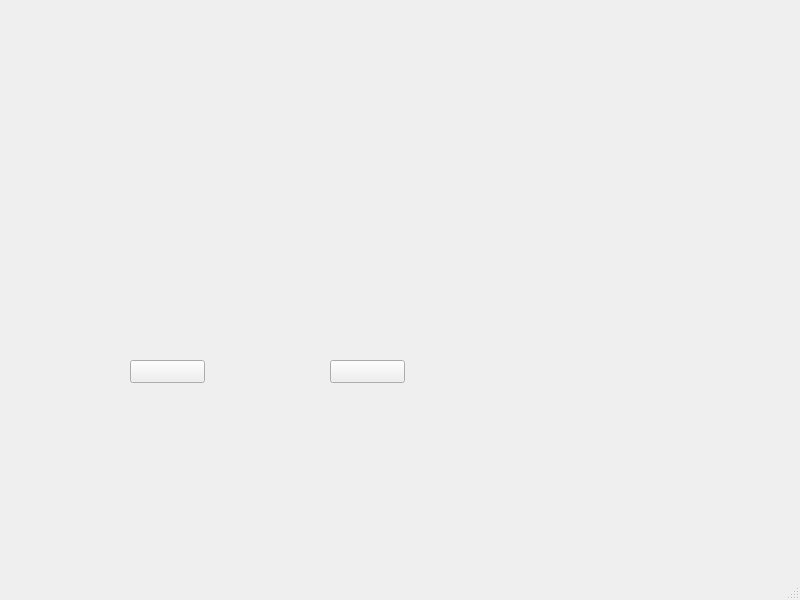
<?xml version="1.0" encoding="UTF-8"?>
<ui version="4.0">
 <class>MainWindow</class>
 <widget class="QMainWindow" name="MainWindow">
  <property name="geometry">
   <rect>
    <x>0</x>
    <y>0</y>
    <width>800</width>
    <height>600</height>
   </rect>
  </property>
  <property name="windowTitle">
   <string>MainWindow</string>
  </property>
  <widget class="QWidget" name="centralwidget">
   <widget class="QPushButton" name="ButtonDraw">
    <property name="geometry">
     <rect>
      <x>130</x>
      <y>360</y>
      <width>75</width>
      <height>23</height>
     </rect>
    </property>
    <property name="text">
     <string/>
    </property>
   </widget>
   <widget class="QPushButton" name="ButtonClear">
    <property name="geometry">
     <rect>
      <x>330</x>
      <y>360</y>
      <width>75</width>
      <height>23</height>
     </rect>
    </property>
    <property name="text">
     <string/>
    </property>
   </widget>
  </widget>
  <widget class="QMenuBar" name="menubar">
   <property name="geometry">
    <rect>
     <x>0</x>
     <y>0</y>
     <width>800</width>
     <height>21</height>
    </rect>
   </property>
  </widget>
  <widget class="QStatusBar" name="statusbar"/>
 </widget>
 <resources/>
 <connections/>
</ui>
